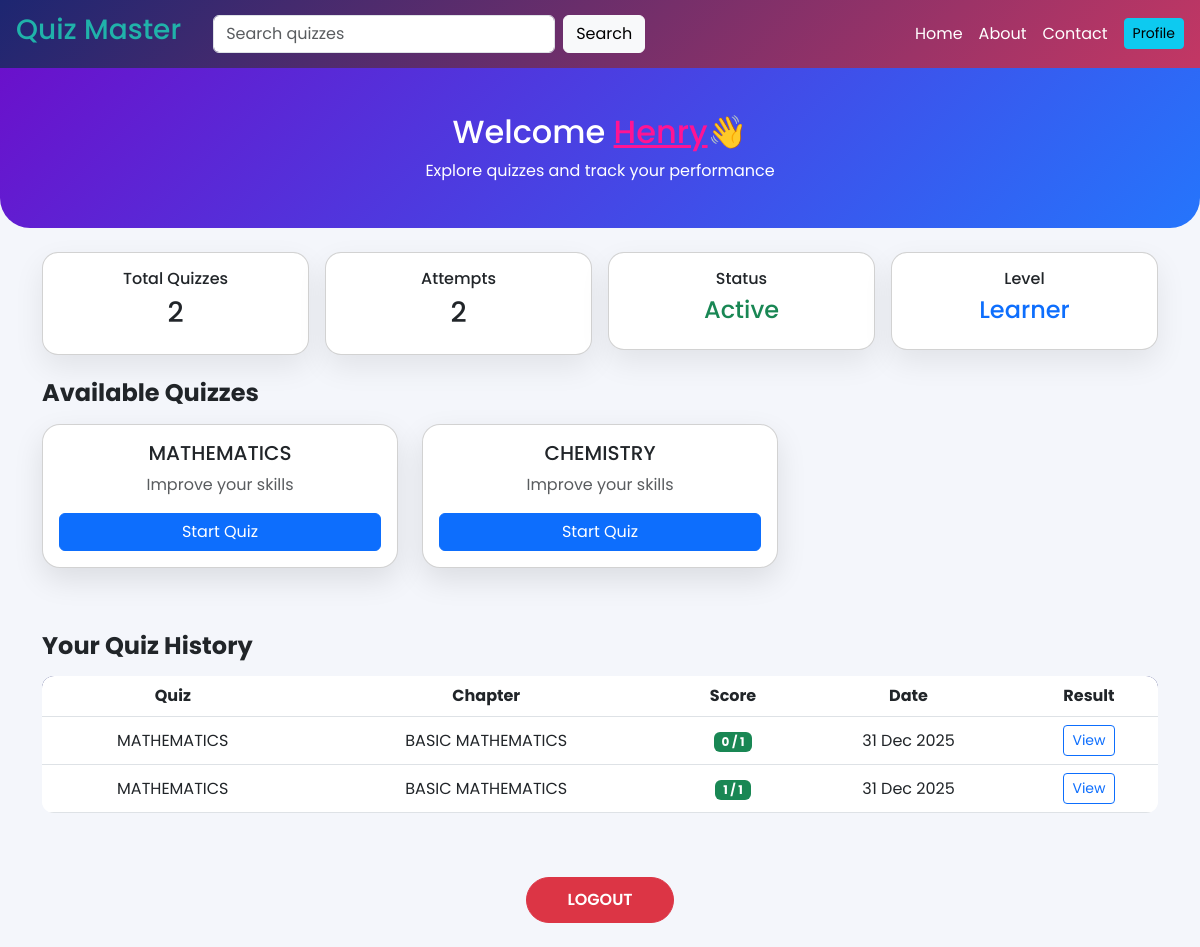
Page /user/dashboard (signed in) on the committed database.
### app.py (models this page shows)
class Quiz(db.Model):
    id = db.Column(db.Integer, primary_key=True)
    title = db.Column(db.String(100), nullable=False)
    created_at = db.Column(db.DateTime, default=datetime.utcnow)
    chapters = db.relationship('Chapter', backref='quiz', lazy=True, cascade='all, delete-orphan')

class QuizAttempt(db.Model):
    id = db.Column(db.Integer, primary_key=True)
    user_id = db.Column(db.Integer, db.ForeignKey('user.id'), nullable=False)
    quiz_id = db.Column(db.Integer, db.ForeignKey('quiz.id'), nullable=False)
    chapter_id = db.Column(db.Integer, db.ForeignKey('chapter.id'), nullable=True)
    score = db.Column(db.Integer, nullable=True)
    answers = db.Column(db.Text, nullable=True)
    timestamp = db.Column(db.DateTime, default=datetime.utcnow)
    user = db.relationship('User', backref='quiz_attempts')
    quiz = db.relationship('Quiz', backref='attempts')
    chapter = db.relationship('Chapter', backref='attempts')

class Chapter(db.Model):
    id = db.Column(db.Integer, primary_key=True)
    title = db.Column(db.String(50), nullable=False)
    quiz_id = db.Column(db.Integer, db.ForeignKey('quiz.id'), nullable=False)
    created_at = db.Column(db.DateTime, default=datetime.utcnow)

### app.py (the view)
@app.route('/user/dashboard', methods=['GET', 'POST'])
@login_required
def user_dashboard():
    search_query = request.args.get('search', '').strip().lower()
    chapters = Chapter.query.all()
    if search_query:
        quizzes = Quiz.query.filter(Quiz.title.ilike(f'%{search_query}%')).all()
    else:
        quizzes = Quiz.query.all()
    attempts = QuizAttempt.query.filter_by(user_id=session['user_id']).order_by(QuizAttempt.timestamp.desc()).all()
    for attempt in attempts:
        if attempt.chapter:
            attempt.total_questions = len(attempt.chapter.questions)
        else:
            attempt.total_questions = 0
    return render_template(
        'user_dashboard.html',
        username=session.get('username'),
        quizzes=quizzes,
        chapters=chapters,
        search_query=search_query,
        attempts=attempts
    )

### app.py (called while the page is built)
def login_required(f):
    @wraps(f)
    def decorated_function(*args, **kwargs):
        if 'user_id' not in session:
            flash('Please log in to access this page.', 'warning')
            return redirect(url_for('user_login'))
        return f(*args, **kwargs)
    return decorated_function

### templates/user_dashboard.html (shortened to what this page needs)
<!DOCTYPE html>
<html lang="en">
<head>
  <link href="https://cdn.jsdelivr.net/npm/bootstrap@5.3.0/dist/css/bootstrap.min.css" rel="stylesheet">
</head>
<body>
<nav class="navbar navbar-expand-lg navbar-dark sticky-top px-3">
  <a class="navbar-brand" href="/"><h3 style="color :lightseagreen;">Quiz Master</h3></a>
  <div class="collapse navbar-collapse" id="navMenu">
    <form class="d-flex mx-lg-3 my-2 my-lg-0" method="get" action="">
      <input class="form-control me-2" type="search" name="search"
             value="{{ search_query }}"
             placeholder="Search quizzes">
      <button class="btn btn-light">Search</button>
    </form>
    <ul class="navbar-nav ms-auto align-items-lg-center">
      <li class="nav-item">
        <a class="nav-link text-white" href="/">Home</a>
      </li>
      <li class="nav-item">
        <a class="nav-link text-white" href="/about">About</a>
      </li>
      <li class="nav-item">
        <a class="nav-link text-white" href="/contact">Contact</a>
      </li>
      <li class="nav-item ms-lg-2">
        <a href="/user/profile" class="btn btn-info btn-sm">Profile</a>
      </li>
    </ul>
  </div>
</nav>
<div class="hero text-center">
  <h2>Welcome <u style="color:deeppink;">{{ username}}</u>👋</h2>
  <p class="mb-0">Explore quizzes and track your performance</p>
</div>
<div class="container my-4">
  <div class="row g-3 mb-4 text-center">
    <div class="col-6 col-md-3">
      <div class="card stat-card p-3">
        <h6>Total Quizzes</h6>
        <h3>{{ quizzes|length }}</h3>
      </div>
    </div>
    <div class="col-6 col-md-3">
      <div class="card stat-card p-3">
        <h6>Attempts</h6>
        <h3>{{ attempts|length }}</h3>
      </div>
    </div>
    <div class="col-6 col-md-3">
      <div class="card stat-card p-3">
        <h6>Status</h6>
        <h4 class="text-success">Active</h4>
      </div>
    </div>
    <div class="col-6 col-md-3">
      <div class="card stat-card p-3">
        <h6>Level</h6>
        <h4 class="text-primary">Learner</h4>
      </div>
    </div>
  </div>
  <h4 class="fw-bold mb-3">Available Quizzes</h4>
  <div class="row">
    {% for quiz in quizzes %}
    <div class="col-md-4 mb-3">
      <div class="card quiz-card p-3 text-center h-100">
        <h5>{{ quiz.title }}</h5>
        <p class="text-muted">Improve your skills</p>
        <a href="/chapter/wise/quiz/{{ quiz.id }}" class="btn btn-primary w-100">
          Start Quiz
        </a>
      </div>
    </div>
    {% else %}
    <p class="text-center text-muted"><h3 style="color:crimson;">SORRY , No quizzes found !! 😔</h3></p>
    {% endfor %}
  </div>
  <h4 class="fw-bold mt-5 mb-3">Your Quiz History</h4>
  {% if attempts %}
  <div class="table-responsive">
    <table class="table table-hover text-center align-middle">
      <thead>
        <tr>
          <th>Quiz</th>
          <th>Chapter</th>
          <th>Score</th>
          <th>Date</th>
          <th>Result</th>
        </tr>
      </thead>
      <tbody>
        {% for attempt in attempts %}
        <tr>
          <td>{{ attempt.quiz.title }}</td>
          <td>{{ attempt.chapter.title if attempt.chapter else 'N/A' }}</td>
          <td><span class="badge bg-success">{{ attempt.score }} / {{ attempt.total_questions }}</span></td>
          <td>{{ attempt.timestamp.strftime("%d %b %Y") }}</td>
          <td>
            <a href="{{ url_for('answer_key', attempt_id=attempt.id) }}"
               class="btn btn-outline-primary btn-sm">
              View
            </a>
          </td>
        </tr>
        {% endfor %}
      </tbody>
    </table>
  </div>
  {% else %}
    <p class="text-center text-muted">No attempts yet !!</p>
  {% endif %}
  <div class="text-center mt-5">
    <a href="/user/login" class="btn btn-danger logout-btn">LOGOUT</a>
  </div>
</div>
</body>
</html>

### templates/user_dashboard.html (style rules this page uses)
body { font-family: 'Poppins', sans-serif; background: #f4f6fb; }
.navbar { background: linear-gradient(135deg, #1d2671, #c33764); }
.navbar-brand { font-weight: 700; color: #fff !important; }
.hero { background: linear-gradient(135deg, #6a11cb, #2575fc); color: white; padding: 45px 20px; border-radius: 0 0 30px 30px; }
.stat-card { border-radius: 16px; box-shadow: 0 12px 30px rgba(0,0,0,0.08); transition: transform 0.2s ease; }
.quiz-card { border-radius: 18px; box-shadow: 0 12px 30px rgba(0,0,0,0.1); transition: all 0.25s ease; }
table { background: white; border-radius: 12px; overflow: hidden; }
.table thead { background: #1d2671; color: white; }
.logout-btn { border-radius: 50px; padding: 10px 40px; font-weight: 600; }

### rows in the picture
Quiz: title "MATHEMATICS"
Quiz: title "CHEMISTRY"
QuizAttempt: quiz "MATHEMATICS", chapter "BASIC MATHEMATICS", score "0", total_questions "1", timestamp "31 Dec 2025"
QuizAttempt: quiz "MATHEMATICS", chapter "BASIC MATHEMATICS", score "1", total_questions "1", timestamp "31 Dec 2025"

### other values in the picture
{{ username }} "Henry"
{{ quizzes|length }} "2"
{{ attempts|length }} "2"
